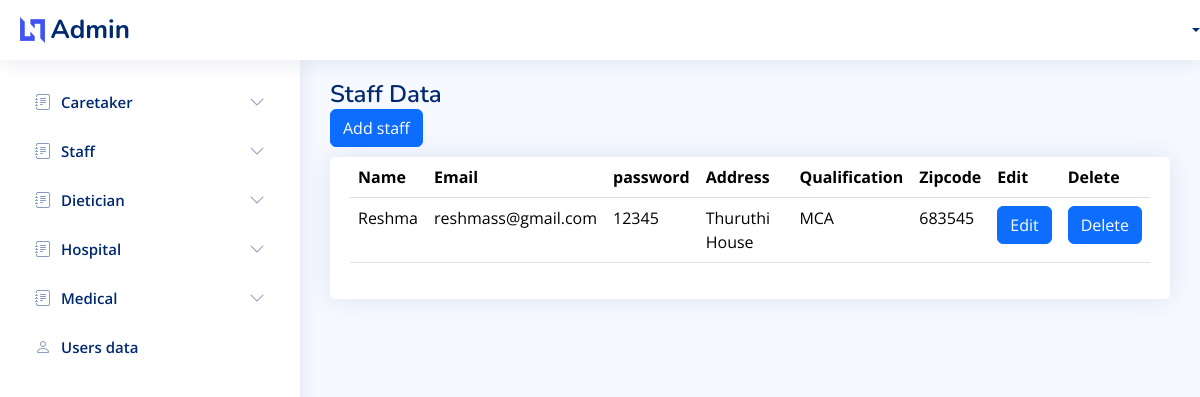
Screenshot of /Admin/staff-data.php with the database file from the repository.
### tables this page shows
CREATE TABLE `staff` (
  `id` int(50) NOT NULL,
  `login_id` int(50) NOT NULL,
  `name` varchar(50) NOT NULL,
  `email` varchar(50) NOT NULL,
  `password` varchar(50) NOT NULL,
  `address` varchar(50) NOT NULL,
  `qualification` varchar(50) NOT NULL,
  `zip` varchar(50) NOT NULL
);

### Admin/staff-data.php (the view, shortened to what this page needs)
<!DOCTYPE html>
<html lang="en">
<head>
    <link href="assets/vendor/bootstrap/css/bootstrap.min.css" rel="stylesheet">
    <link href="assets/vendor/bootstrap-icons/bootstrap-icons.css" rel="stylesheet">
    <link href="assets/vendor/boxicons/css/boxicons.min.css" rel="stylesheet">
    <link href="assets/vendor/quill/quill.snow.css" rel="stylesheet">
    <link href="assets/vendor/quill/quill.bubble.css" rel="stylesheet">
    <link href="assets/vendor/remixicon/remixicon.css" rel="stylesheet">
    <link href="assets/vendor/simple-datatables/style.css" rel="stylesheet">
    <link href="assets/css/style.css" rel="stylesheet">
</head>
<body>
    <?php include "navbar.php" ?>
    <?php include "sidebar.php" ?>
    <main id="main" class="main">
        <div class="pagetitle">
            <h1>Staff Data</h1>
            <nav>
            <a href="add-staff.php"> <button class="btn btn-primary">Add staff</button></a>
            </nav>
        </div>
        <section class="section">
            <div class="row">
                <div class="col-lg-12">
                    <div class="card">
                        <div class="card-body">
                            <table class="table datatable">
                                <thead>
                                    <tr>
                                        <th>Name</th>
                                        <th>Email</th>
                                        <th>password</th>
                                        <th>Address</th>
                                        <th>Qualification</th>
                                        <th>Zipcode</th>
                                        <th>Edit</th>
                                        <th>Delete</th>
                                    </tr>
                                </thead>
                                <tbody>
                                    <?php
    include("../Includes/config.php");
     $place="SELECT * FROM `staff` ";
     $place_run=mysqli_query($conn,$place);
             if(mysqli_num_rows($place_run))
             {
             while ($row=mysqli_fetch_assoc($place_run))
              {
                ?>
                                    <tr>
                                        <td><?php echo $row['name']; ?></td>
                                        <td><?php echo $row['email']; ?></td>
                                        <td><?php echo $row['password']; ?></td>
                                        <td><?php echo $row['address']; ?></td>
                                        <td><?php echo $row['qualification']; ?></td>
                                        <td><?php echo $row['zip']; ?></td>
                                        <?php echo "<td><a href='add-staff.php?up_id=" . $row['id'] . "'><button class='btn btn-primary'>Edit</button></a></td>"; ?>
                                      <?php  echo"<td ><a href='action/delete-staff.php?id=".$row['id']."'><button class='btn btn-primary'>Delete</button></a> </td>";?>
                                    </tr>
                                    <?php
            }
        } else {
            echo "<tr><td colspan='7'>No records found</td></tr>";
        }
        ?>
                                </tbody>
                            </table>
                        </div>
                    </div>
                </div>
            </div>
        </section>
    </main>
</body>
</html>

### Admin/assets/css/style.css (style rules this page uses)
:root { scroll-behavior: smooth; }
body { font-family: "Open Sans", sans-serif; background: #f6f9ff; color: #444444; }
a { color: #4154f1; text-decoration: none; }
h1, h2, h3, h4, h5, h6 { font-family: "Nunito", sans-serif; }
#main { margin-top: 60px; padding: 20px 30px; transition: all 0.3s; }
.pagetitle { margin-bottom: 10px; }
.pagetitle h1 { font-size: 24px; margin-bottom: 0; font-weight: 600; color: #012970; }
.card { margin-bottom: 30px; border: none; border-radius: 5px; box-shadow: 0px 0 30px rgba(1, 41, 112, 0.1); }
.card-body { padding: 0 20px 20px 20px; }
@media (min-width: 1200px) { #main, #footer { margin-left: 300px; } }

### rows the page displays
staff: name "Reshma", email "reshmass@gmail.com", password "12345", address "Thuruthi House", qualification "MCA", zip "683545"
